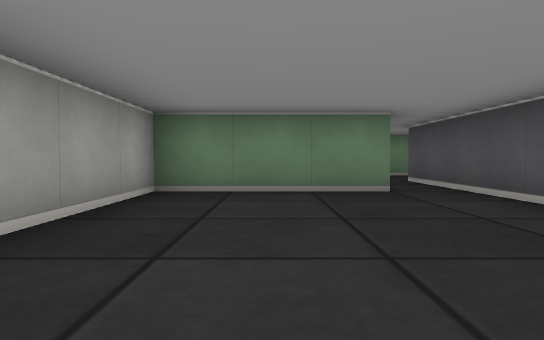
view 1 (above)

24 first-person views from a walk through a cub3D maze. The camera is about half as high as the walls, tilts 2° down and sees 75° across. The floor is counted in squares. Each view is taken from the middle of a square. On the plan, view 1 faces up. The plan holds only what a view shows up to about 9 squares ahead; the rest is blank.

view 2
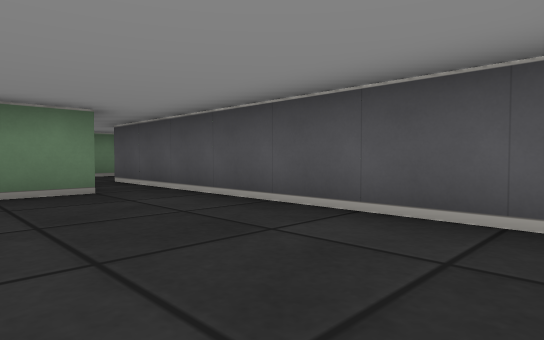

view 3
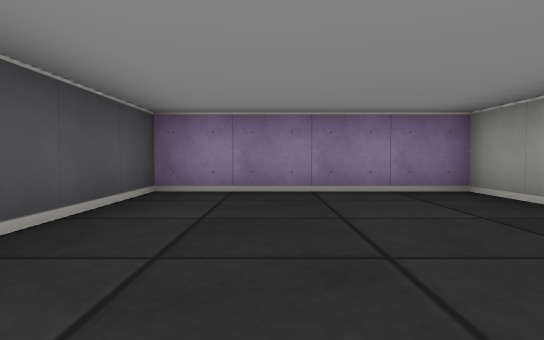

view 4
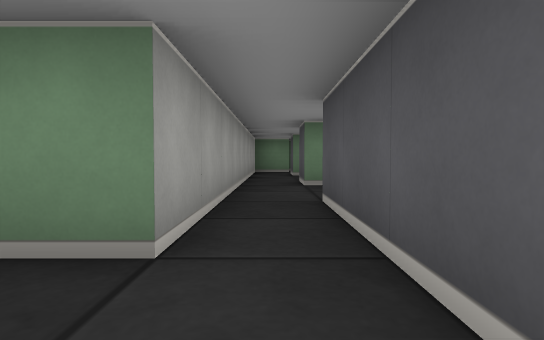

view 5
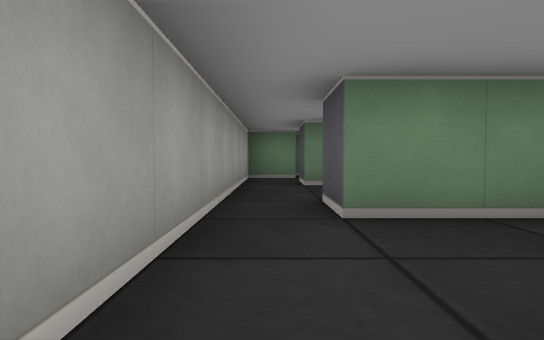

view 6
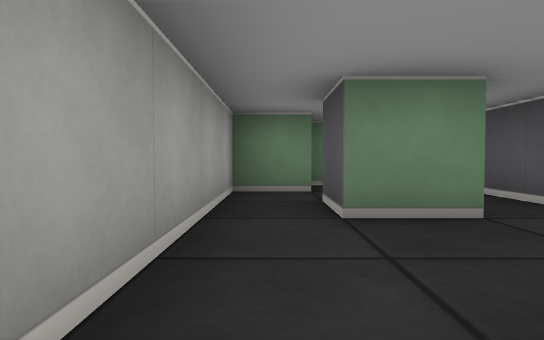

view 7
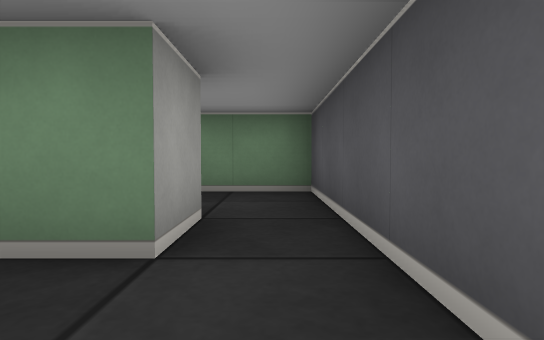

view 8
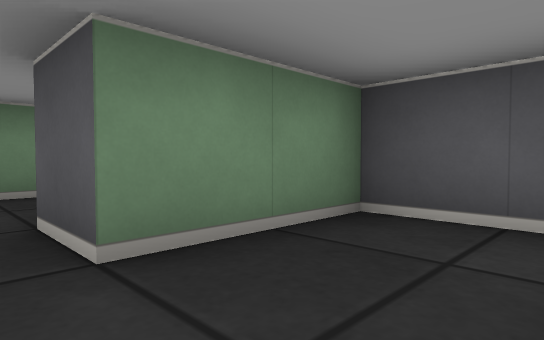

view 9
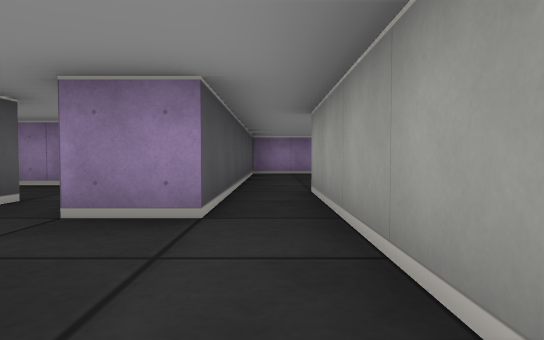

view 10
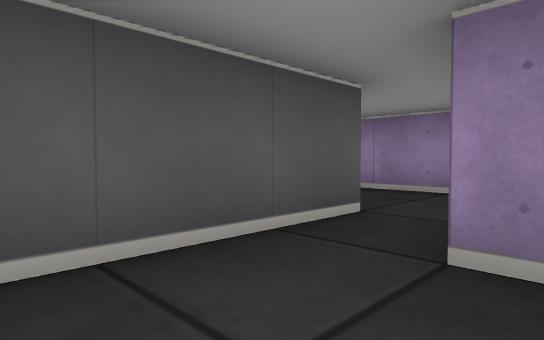

view 11
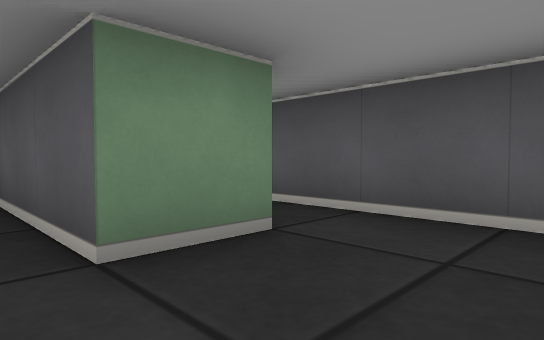

view 12
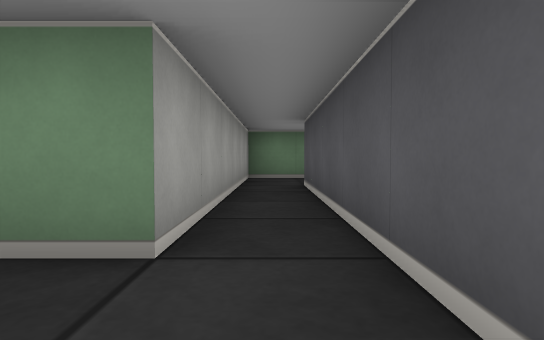

view 13
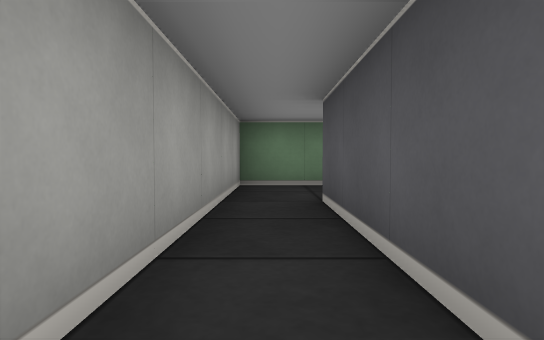

view 14
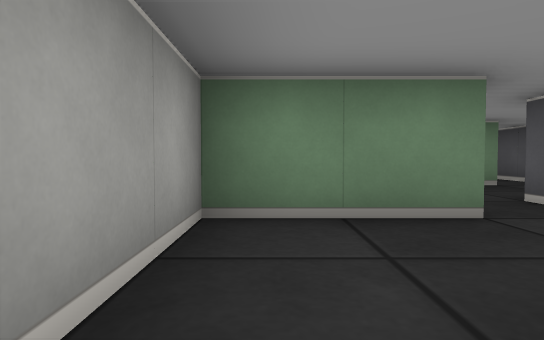

view 15
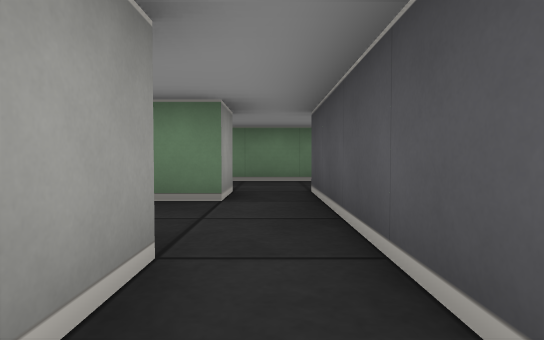

view 16
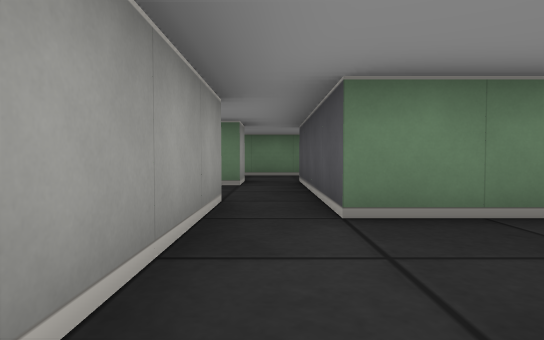

view 17
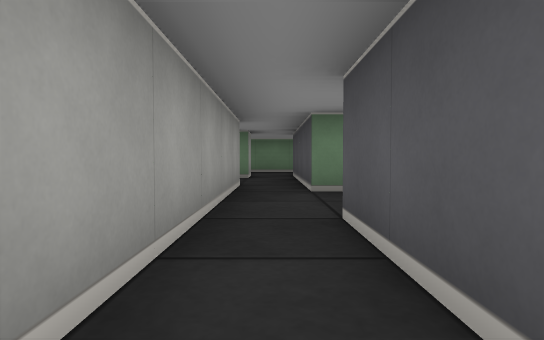

view 18
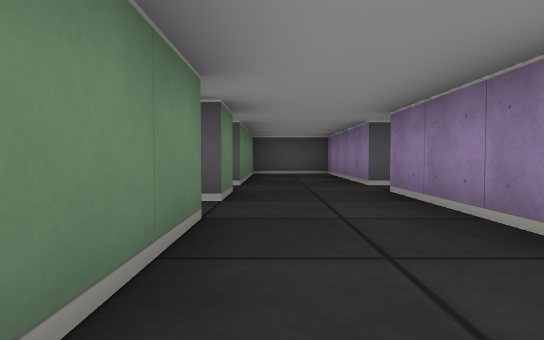

view 19
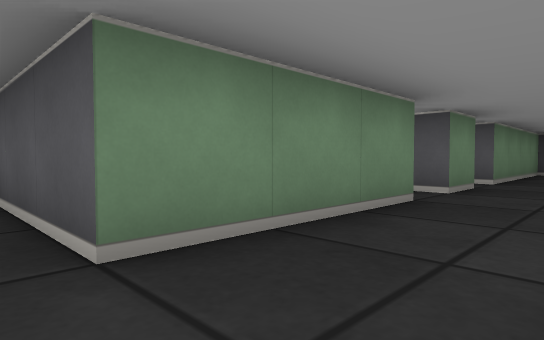

view 20
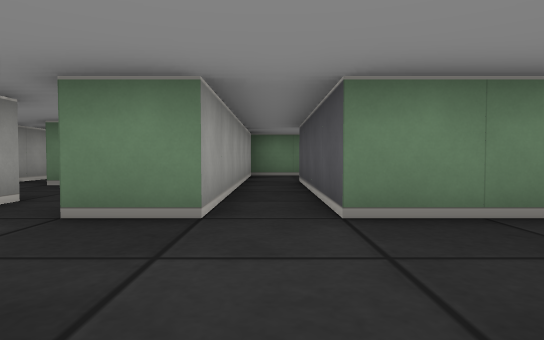

view 21
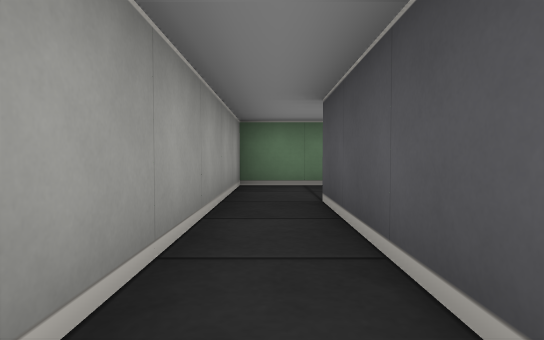

view 22
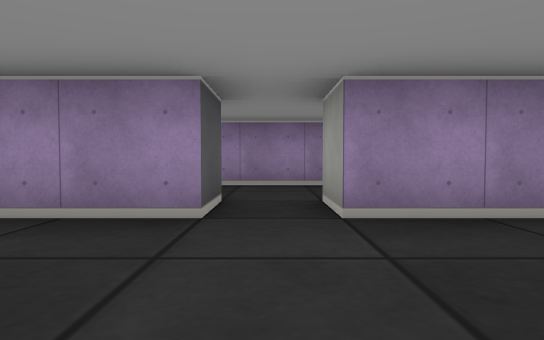

view 23
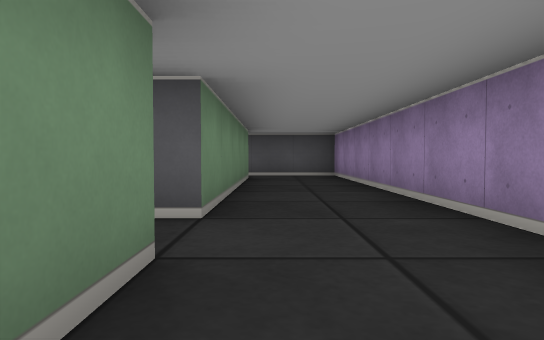

view 24
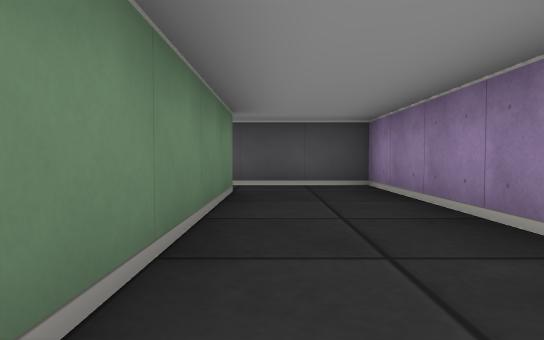

### Floor plan
Points are (right, up) in squares from view 1. A wall is a line through its corners. A room is listed if a view was taken in it or the views show most of it. See-through windows are left out.
Room 1 (views 1, 2, 3, 4, 5)
walls: (1.5, 6.5) (1.5, 4.5) (-1.5, 4.5) (-1.5, -0.5) (2.5, -0.5) (2.5, 6.5)
ways out: opening at (2, 5.5) to room 2
Room 2 (views 6, 8, 9, 10)
walls: (1.5, 9.5) (1.5, 6.5); (2.5, 6.5) (3.5, 6.5); (3.5, 8.5) (2.5, 8.5) (2.5, 9.5)
ways out: opening at (2, 5.5) to room 1; opening at (2, 9) to room 3; opening at (3, 7.5) to room 13
Room 3 (view 7)
walls: (4.5, 10.6) (4.5, 14.5) (2.5, 14.5); (3.5, 12.5) (3.5, 11.5) (2.5, 11.5) (2.5, 12.5); (2.6, 13.5) (1.5, 13.5) (1.5, 9.5)
ways out: opening at (2, 9) to room 2
Room 4 (view 11)
walls: (4.4, 3.5) (6, 3.5); (5.5, 5.5) (4.5, 5.5) (4.5, 6.5)
ways out: opening at (5, 4.5) to room 5; opening at (4, 6) to room 13
Room 5 (views 12, 13, 14)
walls: (7.5, 11.5) (5.5, 11.5) (5.5, 5.5); (6.5, 4.2) (6.5, 9.5)
ways out: opening at (5, 4.5) to room 4; opening at (7, 10.5) to room 12
Room 6 (views 15, 16, 17)
walls: (8.5, 4.6) (8.5, 6.5); (10, 8.5) (8.5, 8.5) (8.5, 9.5); (7.5, 9.5) (7.5, 4.6)
ways out: opening at (8, 9) to room 12; opening at (9, 7.5)
Room 7 (views 18, 19)
walls: (7.5, 14.5) (6.5, 14.5) (6.5, 16.9)
ways out: opening at (7, 13.5) to room 11
Room 8 (views 20, 23, 24)
walls: (11.5, 12.5) (11.5, 11.5) (10.6, 11.5); (11.1, 9.5) (18.5, 9.5) (18.5, 11.6); (17.5, 11.5) (12.5, 11.5) (12.5, 12.5)
ways out: opening at (12, 12) to room 9
Room 9 (views 21, 22)
walls: (12.5, 12.5) (16, 12.5); (12.9, 20.5) (11.5, 20.5) (11.5, 14.5); (16.5, 14.5) (12.5, 14.5) (12.5, 18.5)
ways out: opening at (12, 12) to room 8; opening at (11, 13.5) to room 10; opening at (13, 19.5)
Room 10 (no view inside)
walls: (11.5, 14.5) (10.5, 14.5) (10.5, 16.1); (8.9, 12.5) (11.5, 12.5)
ways out: opening at (11, 13.5) to room 9; opening at (9, 13.5) to room 11; opening at (10, 15)
Room 11 (no view inside)
walls: (9.6, 14.5) (7.5, 14.5)
ways out: opening at (7, 13.5) to room 7; opening at (9, 13.5) to room 10; opening at (8, 12) to room 12
Room 12 (no view inside)
walls: (7.5, 12.5) (7.5, 11.5); (8.5, 9.5) (8.5, 12.5)
ways out: opening at (7, 10.5) to room 5; opening at (8, 9) to room 6; opening at (8, 12) to room 11
Room 13 (no view inside)
walls: (4.5, 6.5) (4.5, 8.5) (3.5, 8.5)
ways out: opening at (3, 7.5) to room 2; opening at (4, 6) to room 4

Positions as (right, up) in squares from view 1, and headings:
1: (0, 0), facing up
2: (0, 0), facing up-right
3: (1, 4), facing down
4: (2, 3), facing up
5: (2, 6), facing up
6: (2, 9), facing up
7: (4, 10), facing up
8: (2, 7), facing up-right
9: (2, 9), facing down
10: (3, 8), facing down-right
11: (4, 4), facing up-right
12: (6, 4), facing up
13: (6, 6), facing up
14: (6, 9), facing up
15: (8, 8), facing up
16: (8, 6), facing up
17: (8, 4), facing up
18: (7, 14), facing right
19: (6, 13), facing up-right
20: (12, 12), facing up
21: (12, 15), facing up
22: (12, 15), facing down
23: (10, 11), facing right
24: (13, 11), facing right
